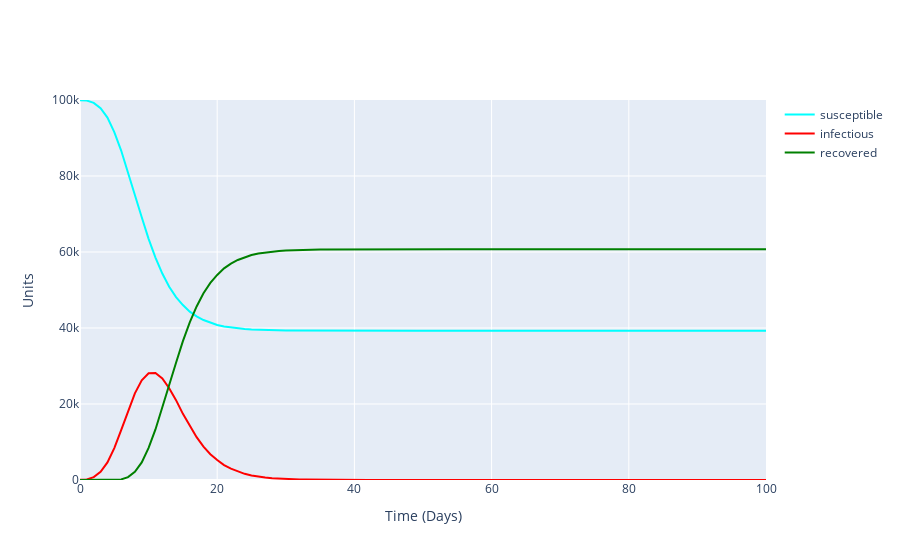

Source (notebook cell):
### Markdown cell above
## Plotting how the total number of each infection state evolves over time (average over all simulations)

### Code cell
average_node_count = np.mean(np.asarray(compiled_node_count),axis=0)

fig = go.Figure()
fig.add_trace(go.Scatter(x=np.arange(0,len(average_node_count)), y=[v[0] for v in average_node_count],
                    mode='lines', name='susceptible', line=dict(color='aqua', width=2)))
fig.add_trace(go.Scatter(x=np.arange(0,len(average_node_count)), y=[v[1] for v in average_node_count],
                    mode='lines', name='infectious', line=dict(color='red', width=2)))
fig.add_trace(go.Scatter(x=np.arange(0,len(average_node_count)), y=[v[2] for v in average_node_count],
                    mode='lines', name='recovered', line=dict(color='green', width=2)))
fig.update_layout(xaxis_title='Time (Days)', yaxis_title='Units',yaxis=dict(range=[0, total_units]))
fig.show()

### Figure 1 — Plotly figure (JSON) as saved in the notebook; plotly's stock layout.template omitted (floating-point values rounded to 4 significant figures)
{"data": [{"line": {"color": "aqua", "width": 2}, "mode": "lines", "name": "susceptible", "type": "scatter", "x": [0, 1, 2, 3, 4, 5, 6, 7, 8, 9, 10, 11, 12, 13, 14, 15, 16, 17, 18, 19, 20, 21, 22, 23, 24, 25, 26, 27, 28, 29, 30, 31, 32, 33, 34, 35, 36, 37, 38, 39, 40, 41, 42, 43, 44, 45, 46, 47, 48, 49, 50, 51, 52, 53, 54, 55, 56, 57, 58, 59, 60, 61, 62, 63, 64, 65, 66, 67, 68, 69, 70, 71, 72, 73, 74, 75, 76, 77, 78, 79, 80, 81, 82, 83, 84, 85, 86, 87, 88, 89, 90, 91, 92, 93, 94, 95, 96, 97, 98, 99, 100], "y": [99960, 99843, 99245, 97821, 95379, 91554, 86703, 81060, 75024, 69154, 63455, 58540, 54326, 50868, 48142, 46042, 44312, 43064, 42093, 41341, 40798, 40372, 40089, 39877, 39721, 39589, 39508, 39450, 39413, 39375, 39352, 39330, 39316, 39305, 39298, 39294, 39290, 39289, 39288, 39288, 39288, 39288, 39288, 39288, 39288, 39288, 39288, 39288, 39288, 39288, 39288, 39288, 39288, 39288, 39288, 39288, 39288, 39288, 39288, 39288, 39288, 39288, 39288, 39288, 39288, 39288, 39288, 39288, 39288, 39288, 39288, 39288, 39288, 39288, 39288, 39288, 39288, 39288, 39288, 39288, 39288, 39288, 39288, 39288, 39288, 39288, 39288, 39288, 39288, 39288, 39288, 39288, 39288, 39288, 39288, 39288, 39288, 39288, 39288, 39288, 39288]}, {"line": {"color": "red", "width": 2}, "mode": "lines", "name": "infectious", "type": "scatter", "x": [0, 1, 2, 3, 4, 5, 6, 7, 8, 9, 10, 11, 12, 13, 14, 15, 16, 17, 18, 19, 20, 21, 22, 23, 24, 25, 26, 27, 28, 29, 30, 31, 32, 33, 34, 35, 36, 37, 38, 39, 40, 41, 42, 43, 44, 45, 46, 47, 48, 49, 50, 51, 52, 53, 54, 55, 56, 57, 58, 59, 60, 61, 62, 63, 64, 65, 66, 67, 68, 69, 70, 71, 72, 73, 74, 75, 76, 77, 78, 79, 80, 81, 82, 83, 84, 85, 86, 87, 88, 89, 90, 91, 92, 93, 94, 95, 96, 97, 98, 99, 100], "y": [40, 157, 755, 2179, 4621, 8406, 13140, 18185, 22797, 26225, 28099, 28163, 26734, 24156, 21012, 17413, 14228, 11262, 8775, 6801, 5244, 3940, 2975, 2216, 1620, 1209, 864, 639, 464, 346, 237, 178, 134, 108, 77, 58, 40, 27, 17, 10, 6, 2, 1, 0, 0, 0, 0, 0, 0, 0, 0, 0, 0, 0, 0, 0, 0, 0, 0, 0, 0, 0, 0, 0, 0, 0, 0, 0, 0, 0, 0, 0, 0, 0, 0, 0, 0, 0, 0, 0, 0, 0, 0, 0, 0, 0, 0, 0, 0, 0, 0, 0, 0, 0, 0, 0, 0, 0, 0, 0, 0]}, {"line": {"color": "green", "width": 2}, "mode": "lines", "name": "recovered", "type": "scatter", "x": [0, 1, 2, 3, 4, 5, 6, 7, 8, 9, 10, 11, 12, 13, 14, 15, 16, 17, 18, 19, 20, 21, 22, 23, 24, 25, 26, 27, 28, 29, 30, 31, 32, 33, 34, 35, 36, 37, 38, 39, 40, 41, 42, 43, 44, 45, 46, 47, 48, 49, 50, 51, 52, 53, 54, 55, 56, 57, 58, 59, 60, 61, 62, 63, 64, 65, 66, 67, 68, 69, 70, 71, 72, 73, 74, 75, 76, 77, 78, 79, 80, 81, 82, 83, 84, 85, 86, 87, 88, 89, 90, 91, 92, 93, 94, 95, 96, 97, 98, 99, 100], "y": [0, 0, 0, 0, 0, 40, 157, 755, 2179, 4621, 8446, 13297, 18940, 24976, 30846, 36545, 41460, 45674, 49132, 51858, 53958, 55688, 56936, 57907, 58659, 59202, 59628, 59911, 60123, 60279, 60411, 60492, 60550, 60587, 60625, 60648, 60670, 60684, 60695, 60702, 60706, 60710, 60711, 60712, 60712, 60712, 60712, 60712, 60712, 60712, 60712, 60712, 60712, 60712, 60712, 60712, 60712, 60712, 60712, 60712, 60712, 60712, 60712, 60712, 60712, 60712, 60712, 60712, 60712, 60712, 60712, 60712, 60712, 60712, 60712, 60712, 60712, 60712, 60712, 60712, 60712, 60712, 60712, 60712, 60712, 60712, 60712, 60712, 60712, 60712, 60712, 60712, 60712, 60712, 60712, 60712, 60712, 60712, 60712, 60712, 60712]}], "layout": {"xaxis": {"title": {"text": "Time (Days)"}}, "yaxis": {"range": [0, 100000], "title": {"text": "Units"}}}}
